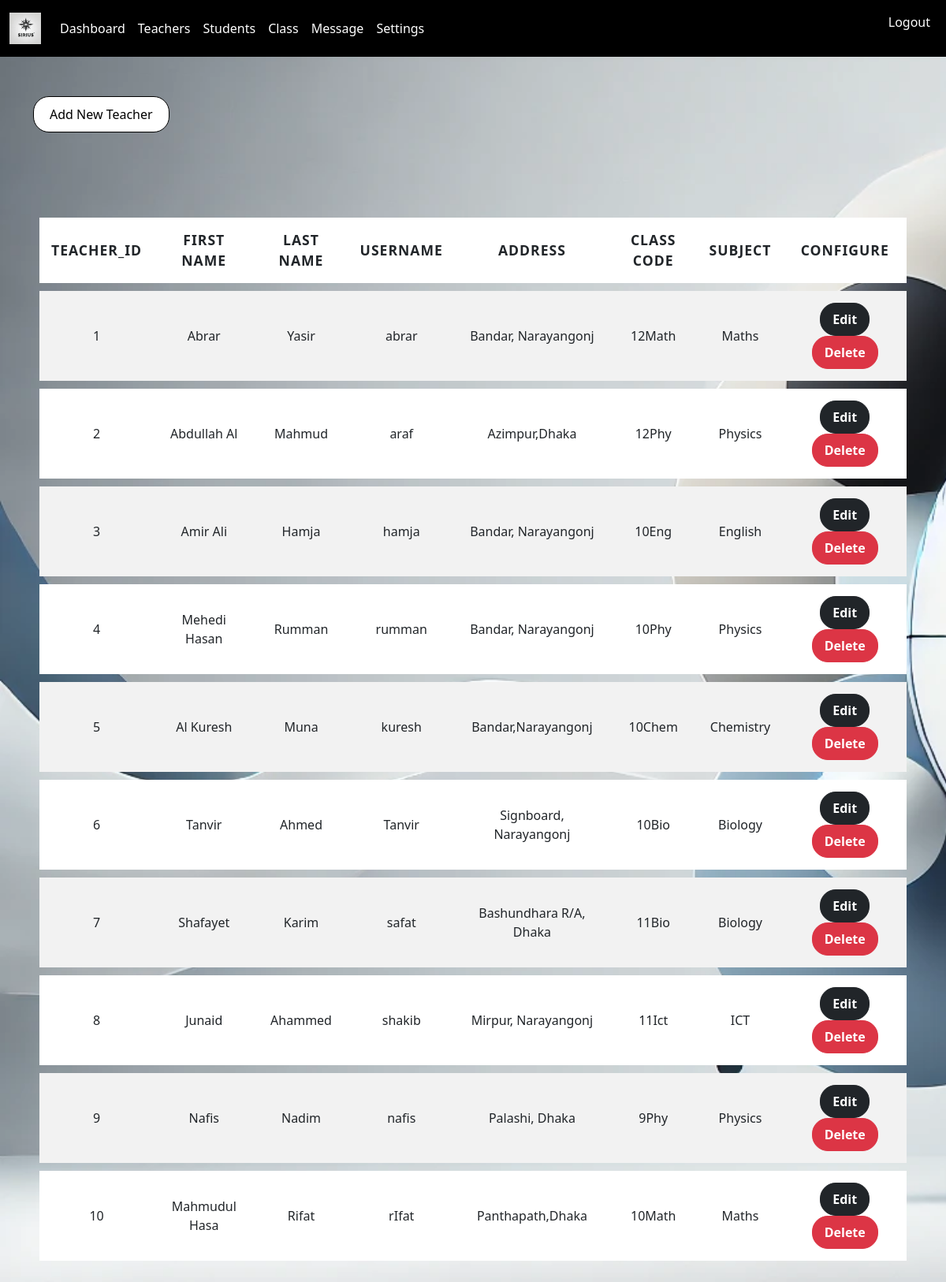
The page /Sirius/admin/teacher.php (signed in) on the database its author committed.
### tables this page shows
CREATE TABLE `teacher` (
  `teacher_id` int(11) NOT NULL,
  `username` varchar(50) NOT NULL,
  `password` varchar(255) NOT NULL,
  `f_name` varchar(50) NOT NULL,
  `l_name` varchar(50) NOT NULL,
  `subject_code` int(3) NOT NULL,
  `class_code` varchar(255) DEFAULT NULL,
  `Address` varchar(300) DEFAULT NULL
);

CREATE TABLE `subjects` (
  `subject_id` int(11) NOT NULL,
  `subject` varchar(31) NOT NULL,
  `subject_code` int(10) NOT NULL
);

### Sirius/admin/data/teachers.php (called while the page is built, shortened)
<?php
function getAllTeachers($conct)
{
    $sql = "SELECT
    teacher.teacher_id,
    teacher.f_name,
    teacher.l_name,
    teacher.username,
    teacher.Address,
    teacher.class_code,
    subjects.subject
FROM
    teacher
LEFT JOIN
    subjects
ON
    teacher.subject_code = subjects.subject_code order by teacher_id";
    $stmt = $conct->prepare($sql);
    $stmt->execute();
    if ($stmt->rowCount() >= 1) {
        $teacher = $stmt->fetchAll();
        return $teacher;
    } else {
        return 0;
    }
}
?>

### Sirius/admin/teacher.php (the view, shortened to what this page needs)
<?php
if (isset($_SESSION['admin_id']) && isset($_SESSION['usert'])) {
    if ($_SESSION['usert'] == '1') {
        include "../dbConnection.php";
        include "../admin/data/teachers.php";
        $teacher = getAllTeachers($conct);
    }
    ?>
    <!DOCTYPE html>
    <html>
    <head>
        <link href="https://cdnjs.cloudflare.com/ajax/libs/bootstrap/5.3.0/css/bootstrap.min.css" rel="stylesheet">
        <link rel="stylesheet" type="text/css" href="..\Css\Front.css">
        <link rel="stylesheet" href="https://cdnjs.cloudflare.com/ajax/libs/font-awesome/4.7.0/css/font-awesome.min.css">
    </head>
    <body class="image_for_teacher">
        <nav class="navbar navbar-expand-lg navbar-light bg-light" id="Front_nav">
            <div class="container-fluid">
                <a class="navbar-brand" href="#">
                    <img src="..\image\icon.webp" width="40">
                </a>
                <div class="collapse navbar-collapse" id="navbarSupportedContent">
                    <ul class="navbar-nav me-auto mb-2 mb-lg-0">
                        <li class="nav-item">
                            <a class="nav-link" aria-current="page" href="index.php">Dashboard</a>
                        </li>
                        <li class="nav-item">
                            <a class="nav-link" href="#" data-bs-toggle="modal" data-bs-target="#aboutModal">Teachers</a>
                        </li>
                        <li class="nav-item">
                            <a class="nav-link" href="#" data-bs-toggle="modal" data-bs-target="#contactModal">Students</a>
                        </li>
                        <li class="nav-item">
                            <a class="nav-link" href="#" data-bs-toggle="modal" data-bs-target="#contactModal">Class</a>
                        </li>
                        <li class="nav-item">
                            <a class="nav-link" href="#" data-bs-toggle="modal" data-bs-target="#contactModal">Message</a>
                        </li>
                        <li class="nav-item">
                            <a class="nav-link" href="#" data-bs-toggle="modal" data-bs-target="#contactModal">Settings</a>
                        </li>
                    </ul>
                    <ul>
                        <li class="navbar-nav me-auto mb-2 mb-lg-0">
                            <a class="nav-link" href="../logout.php">Logout</a>
                        </li>
                    </ul>
                </div>
            </div>
        </nav>
        <?php
        if ($teacher != 0) {
            ?>
            <div class="container" style="margin-top: 50px;">
                <a href="addTeacher.php" class="add-teacher-btn">
                    Add New Teacher
                </a>
            </div>
            <div class="table-responsive" style="margin: 50px;">
                <table class="table table-striped table-hover table-bordered mt-5" style="margin: auto;">
                    <thead class="thead-light" style="background: linear-gradient(145deg, #6e7c7c, #9ea7a7); color: white;">
                        <tr>
                            <th scope="col">Teacher_ID</th>
                            <th scope="col">First Name</th>
                            <th scope="col">Last Name</th>
                            <th scope="col">Username</th>
                            <th scope="col">Address</th>
                            <th scope="col">Class Code</th>
                            <th scope="col">Subject</th>
                            <th scope="col">Configure</th>
                        </tr>
                    </thead>
                    <tbody>
                        <?php foreach ($teacher as $teacher) { ?>
                            <tr>
                                <td><?= $teacher['teacher_id'] ?></td>
                                <td><?= $teacher['f_name'] ?></td>
                                <td><?= $teacher['l_name'] ?></td>
                                <td><?= $teacher['username'] ?></td>
                                <td><?= $teacher['Address'] ?></td>
                                <td><?= $teacher['class_code'] ?></td>
                                <td><?= $teacher['subject'] ?></td>
                                <td>
                                    <a href="edit_teacher.php?teacher_id=<?= $teacher['teacher_id'] ?>"
                                        class="btn btn-dark">Edit</a>
                                    <a href="delete_teacher.php?teacher_id=<?= $teacher['teacher_id'] ?>"
                                        class="btn btn-danger">Delete</a>
                                </td>
                            </tr>
                        <?php } ?>
                    </tbody>
                </table>
            </div>
        <?php } else { ?>
            <div class="alert alert-dark" role="alert">
                Nothing to show!
            </div>
        <?php } ?>
    </body>
    </html>
    <?php
} else {
    header("Location: ../login.php");
    exit;
}
?>

### Sirius/Css/Front.css (style rules this page uses)
.image_for_teacher { background: url(../image/web_back.webp); background-size: cover; background-attachment: fixed; }
#Front_nav { background: rgba(0, 0, 0, 1) !important; }
.nav-link { color: white !important; }
.table { border-collapse: separate; border-spacing: 0 10px; }
.table th, .table td { padding: 15px; vertical-align: middle; text-align: center; border: none; }
.table thead th { font-size: 1.1rem; font-weight: 600; text-transform: uppercase; letter-spacing: 1px; }
.table-striped tbody tr:nth-of-type(odd) { background-color: #f9f9f9; }
.btn { font-weight: bold; padding: 8px 15px; border-radius: 20px; transition: background-color 0.3s ease, transform 0.2s ease; }
.add-teacher-btn { background-color: white; color: black; border: 1px solid #000; border-radius: 20px; padding: 10px 20px; font-size: 16px; text-decoration: none; display: inline-block; transition: background-color 0.3s, color 0.3s; }

### rows shown on the page
teacher: teacher_id "1", f_name "Abrar", l_name "Yasir", username "abrar", Address "Bandar, Narayangonj", class_code "12Math", subjects.subject "Maths"
teacher: teacher_id "2", f_name "Abdullah Al", l_name "Mahmud", username "araf", Address "Azimpur,Dhaka", class_code "12Phy", subjects.subject "Physics"
teacher: teacher_id "3", f_name "Amir Ali", l_name "Hamja", username "hamja", Address "Bandar, Narayangonj", class_code "10Eng", subjects.subject "English"
teacher: teacher_id "4", f_name "Mehedi Hasan", l_name "Rumman", username "rumman", Address "Bandar, Narayangonj", class_code "10Phy", subjects.subject "Physics"
teacher: teacher_id "5", f_name "Al Kuresh", l_name "Muna", username "kuresh", Address "Bandar,Narayangonj", class_code "10Chem", subjects.subject "Chemistry"
teacher: teacher_id "6", f_name "Tanvir", l_name "Ahmed", username "Tanvir", Address "Signboard, Narayangonj", class_code "10Bio", subjects.subject "Biology"
teacher: teacher_id "7", f_name "Shafayet", l_name "Karim", username "safat", Address "Bashundhara R/A, Dhaka", class_code "11Bio", subjects.subject "Biology"
teacher: teacher_id "8", f_name "Junaid", l_name "Ahammed", username "shakib", Address "Mirpur, Narayangonj", class_code "11Ict", subjects.subject "ICT"
teacher: teacher_id "9", f_name "Nafis", l_name "Nadim", username "nafis", Address "Palashi, Dhaka", class_code "9Phy", subjects.subject "Physics"
teacher: teacher_id "10", f_name "Mahmudul Hasa", l_name "Rifat", username "rIfat", Address "Panthapath,Dhaka", class_code "10Math", subjects.subject "Maths"
